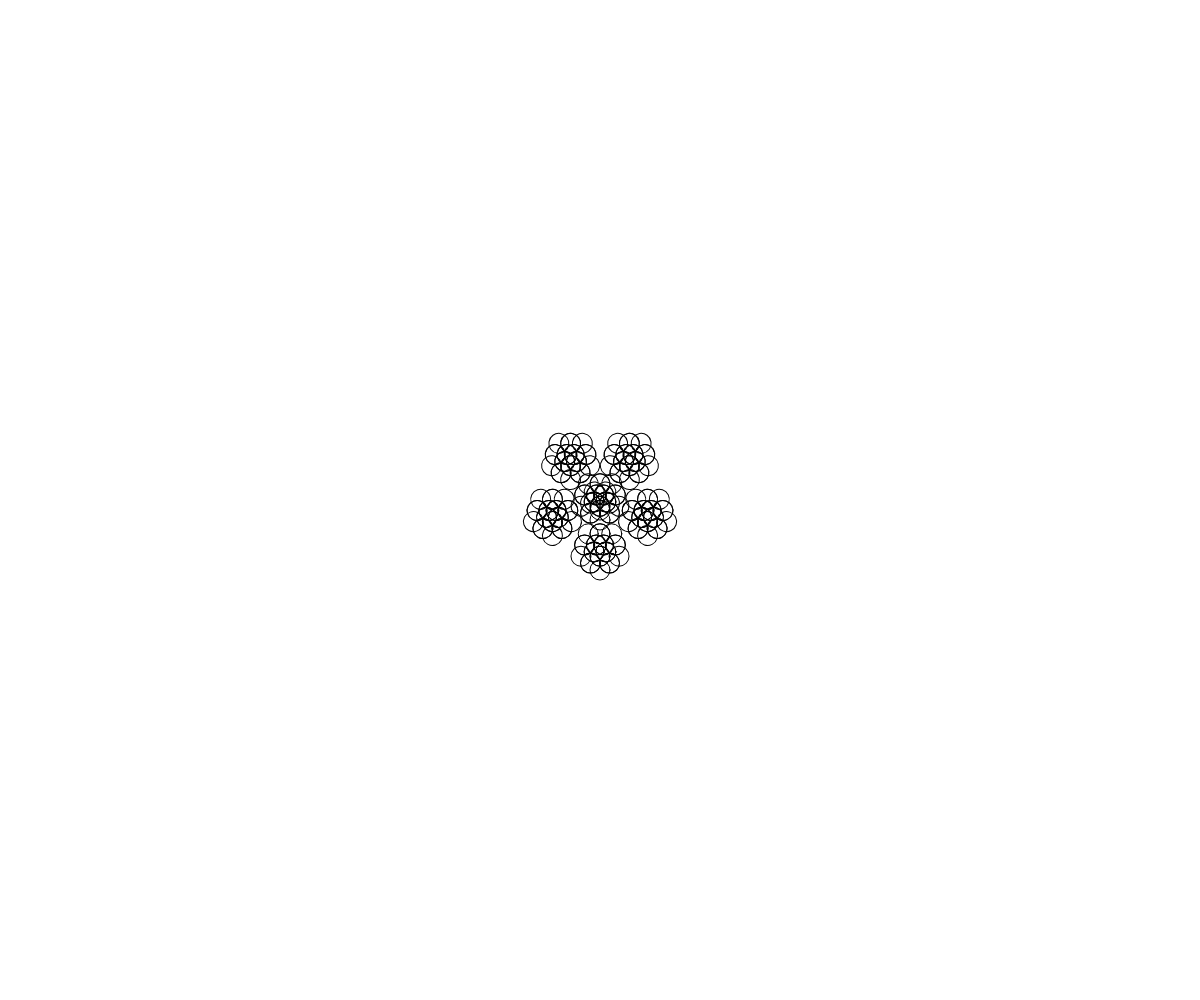
Frame 1 (no input)
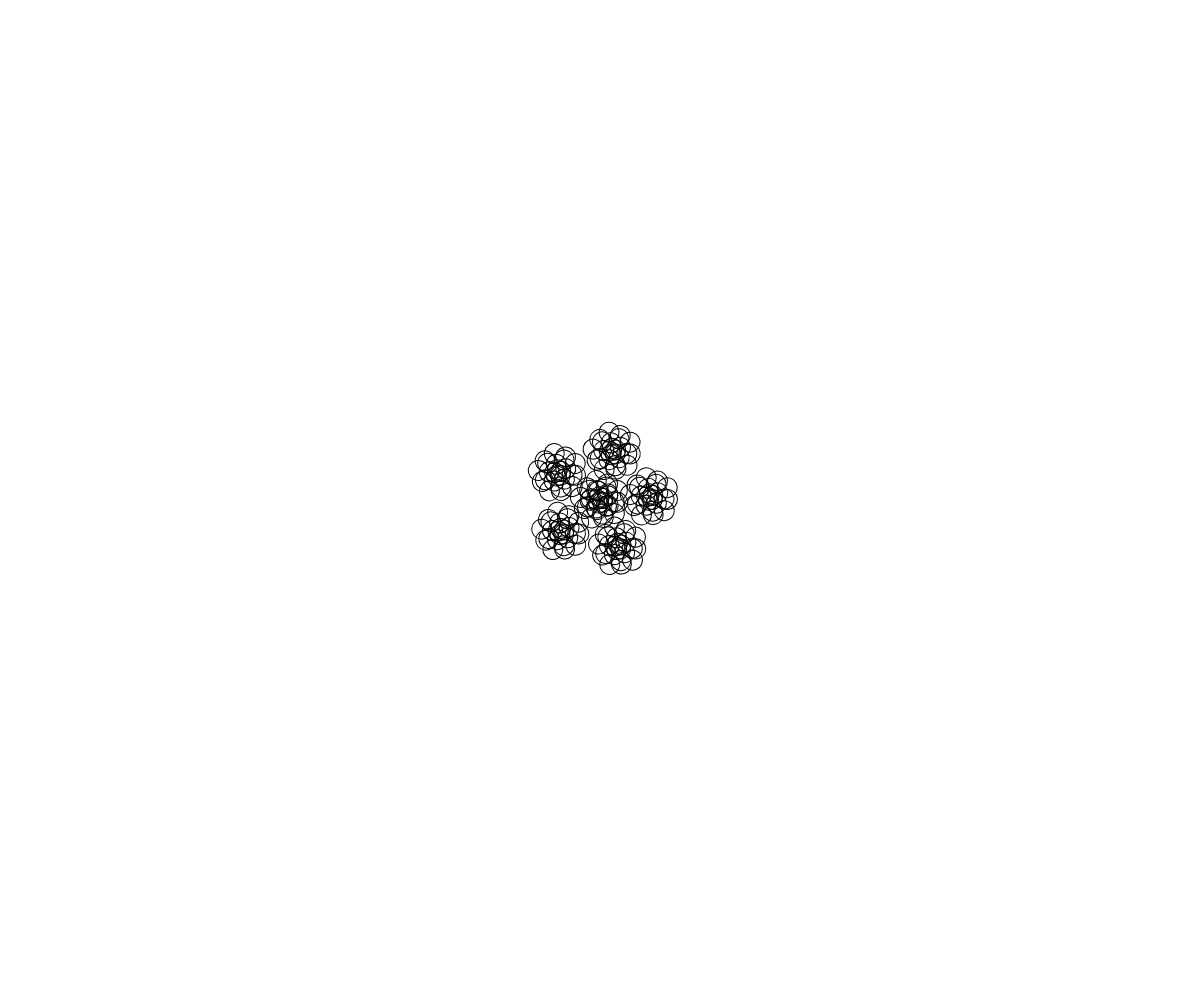
Frame 60 (no input)
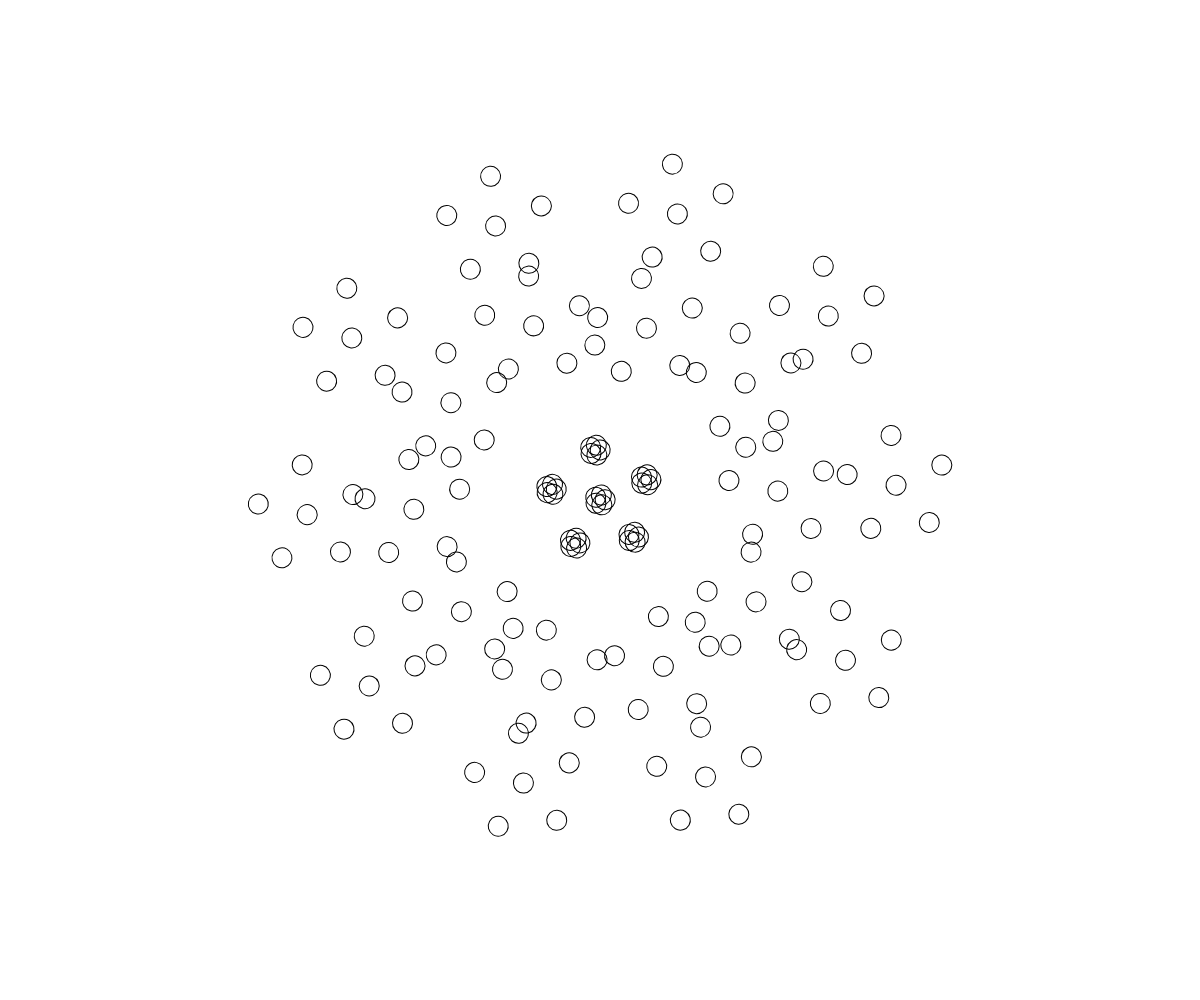
Frame 120 (the mouse pressed at the canvas centre since frame 60)

The p5.js sketch that drew these frames (run headless with seeded random() and noise() and a simulated clock; from frame 60 on, the mouse is pressed at the canvas centre):

// p5.js sketch
// ── sketch.js
var angle = 0.0;
var speed = 0.005;

function setup() {
  createCanvas(windowWidth, windowHeight);
  noFill();
}

function draw() {
  var l0 = map(mouseX, 0, width, 10, 300);
  var l1 = map(mouseY, 0, height, 10, 300);

  background(255);

  translate(width/2, height/2);
  rotate(angle);
  for (var i=0; i<5; i++) {
    push();
    rotate(i*TWO_PI/5);
    translate(0, l0);
    ellipse(0, 0, 20, 20);

    rotate(angle);
    for (var j=0; j<5; j++) {
      push();
      rotate(j*TWO_PI/5);
      translate(0, l1);
      ellipse(0, 0, 20, 20);

      rotate(angle);
      for (var k=0; k<5; k++) {
        push();
        rotate(k*TWO_PI/5);
        translate(0, 50);
        ellipse(0, 0, 20, 20);
        pop();
      }
      pop();
    }
    pop();
  }

  angle += speed;
}
